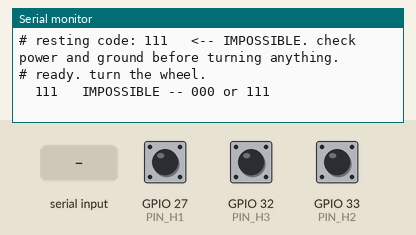
Bench run of a sketch on a simulated ESP32. On the bench: the last lines printed to the serial monitor. Inputs (shaded band) come from the test bench; at power-on: GPIO 27 (PIN_H1) HIGH, GPIO 32 (PIN_H3) HIGH, GPIO 33 (PIN_H2) HIGH.

Above: at 1.6 s.
1.7 s: GPIO 27 (PIN_H1) pulled LOW for 0.15 s
At 1.83 s:
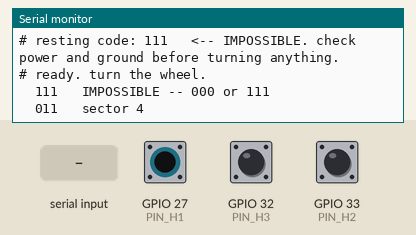
3.3 s: GPIO 32 (PIN_H3) pulled LOW for 0.15 s
At 3.43 s:
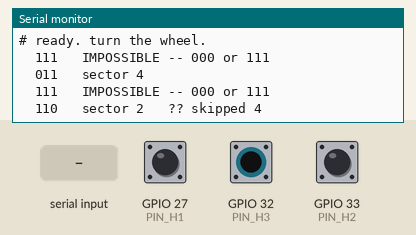
4.9 s: "r" received over Serial
At 5.9 s:
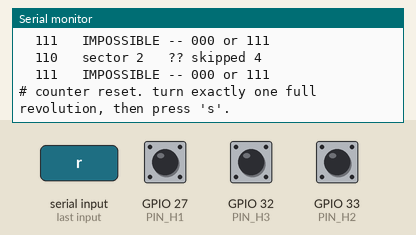
6.4 s: "s" received over Serial
At 7.5 s:
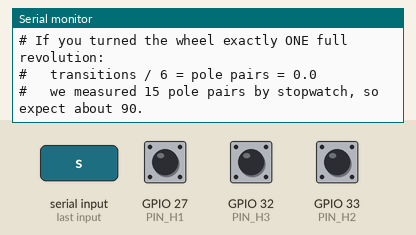
7.9 s: GPIO 33 (PIN_H2) pulled LOW for 0.15 s
At 9.0 s:
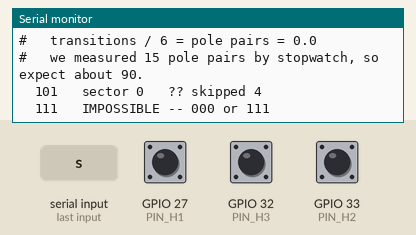
9.5 s: "s" received over Serial
At 10.0 s:
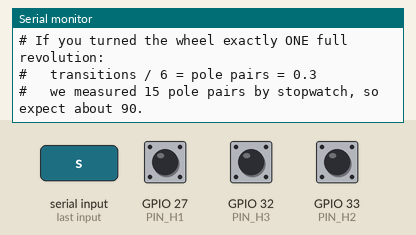

The sketch:

hall_probe.ino
```cpp
/*
  hall_probe.ino  —  read the motor's hall sensors directly, before the ESC sees them
  ESP32-WROOM-32

  WHY THIS EXISTS
  The three hall signal wires can be in any order -- VESC builds its own
  table during detection and sorts the sequence out. But 5V and GROUND have
  to be right, and getting those backwards kills hall sensors.

  So we identify the pinout here, on a board that costs twelve dollars,
  before the motor controller is anywhere near it.

  It also confirms three other things in the same two minutes:
    - that the sensors actually work
    - whether your motor uses 120-degree spacing (six codes) or 60
    - the pole count, independently, by counting state changes per turn

  --------------------------------------------------------------------------
  IDENTIFY THE POWER PAIR FIRST

  On hoverboard motors the convention is near-universal:
      RED    = sensor supply
      BLACK  = sensor ground
      three other colours = the three signals
      a sixth wire, if present = motor temperature (ignore it for now)

  Before connecting anything, measure resistance between your suspected red
  and black. You want a finite reading -- some hundreds of ohms to a few k.
  A dead short or a full open means you have the wrong pair, and you should
  stop and tell me what you measured.

  --------------------------------------------------------------------------
  WIRING

      motor RED    ->  ESP32 3V3        <- NOT 5V. see note below.
      motor BLACK  ->  ESP32 GND
      signal 1     ->  D27
      signal 2     ->  D33
      signal 3     ->  D32

  The signal order genuinely does not matter here. Whichever three wires you
  pick, this sketch shows you the pattern; the controller works out the rest
  later. Pick an order, write it on tape, keep it consistent.

  WHY 3.3 V AND NOT 5 V
  Hall ICs generally run happily from 3.3 V, and at 3.3 V their outputs
  cannot exceed what the ESP32's pins tolerate. Powering them at 5 V puts
  5 V logic into 3.3 V inputs, which the ESP32 will survive briefly and
  resent permanently.

  If the codes never change at 3.3 V, the sensors may genuinely need 5 V.
  Tell me before you try it -- the fix is three resistor dividers, not
  moving the wire.

  --------------------------------------------------------------------------
  SERIAL  115200     screen /dev/cu.usbserial-XXXX 115200   (quit: Ctrl-A k y)

  TURN THE WHEEL SLOWLY BY HAND. Each line is one state change.

  COMMANDS
    r    reset the transition counter
    s    summary -- transitions counted, and what they imply
    h    help
  --------------------------------------------------------------------------
*/

const int PIN_H1 = 27;
const int PIN_H2 = 33;
const int PIN_H3 = 32;

// The valid 120-degree sequence, in forward order. Index = position in the
// cycle; value = the three-bit code at that position.
// H1 is the top bit, H3 the bottom.
const uint8_t SEQ[6] = { 0b101, 0b100, 0b110, 0b010, 0b011, 0b001 };

int sectorOf(uint8_t code) {
  for (int i = 0; i < 6; i++) if (SEQ[i] == code) return i;
  return -1;                         // 000 or 111 -- impossible on a healthy sensor
}

uint8_t  lastCode   = 0xFF;
int      lastSector = -1;
long     transitions = 0;
long     fwd = 0, rev = 0, bad = 0;

uint8_t readCode() {
  return (digitalRead(PIN_H1) ? 4 : 0) |
         (digitalRead(PIN_H2) ? 2 : 0) |
         (digitalRead(PIN_H3) ? 1 : 0);
}

void printBits(uint8_t c) {
  Serial.print(c & 4 ? '1' : '0');
  Serial.print(c & 2 ? '1' : '0');
  Serial.print(c & 1 ? '1' : '0');
}

void summary() {
  Serial.println("# --- summary ---");
  Serial.print("# transitions : "); Serial.println(transitions);
  Serial.print("# forward     : "); Serial.println(fwd);
  Serial.print("# reverse     : "); Serial.println(rev);
  Serial.print("# impossible  : "); Serial.println(bad);
  if (bad > 0) {
    Serial.println("# 000 or 111 seen. A sensor is not reporting, or a wire is loose.");
  }
  Serial.println("#");
  Serial.println("# If you turned the wheel exactly ONE full revolution:");
  Serial.print("#   transitions / 6 = pole pairs = ");
  Serial.println(transitions / 6.0f, 1);
  Serial.println("#   we measured 15 pole pairs by stopwatch, so expect about 90.");
}

void help() {
  Serial.println("# r reset counter | s summary | h help");
  Serial.println("# turn the wheel SLOWLY. one line per state change.");
}

void setup() {
  Serial.begin(115200);
  delay(400);

  // Pull-ups on, in case these sensors have open-drain outputs.
  pinMode(PIN_H1, INPUT_PULLUP);
  pinMode(PIN_H2, INPUT_PULLUP);
  pinMode(PIN_H3, INPUT_PULLUP);

  Serial.println();
  Serial.println("=== hall_probe ===");
  Serial.println("# reads the motor's sensors directly. the ESC is not involved.");
  Serial.print("# H1 on D"); Serial.print(PIN_H1);
  Serial.print(", H2 on D");  Serial.print(PIN_H2);
  Serial.print(", H3 on D");  Serial.println(PIN_H3);
  help();

  uint8_t c = readCode();
  Serial.print("# resting code: "); printBits(c);
  if (sectorOf(c) < 0) {
    Serial.println("   <-- IMPOSSIBLE. check power and ground before turning anything.");
  } else {
    Serial.print("   sector "); Serial.println(sectorOf(c));
  }
  Serial.println("# ready. turn the wheel.");
}

void loop() {
  if (Serial.available()) {
    char c = Serial.read();
    if (c == 'r') {
      transitions = fwd = rev = bad = 0;
      Serial.println("# counter reset. turn exactly one full revolution, then press 's'.");
    }
    else if (c == 's') summary();
    else if (c == 'h') help();
  }

  uint8_t code = readCode();
  if (code != lastCode) {
    // crude debounce -- hall edges are clean but wire ends on a breadboard are not
    delay(2);
    if (readCode() != code) return;

    int sec = sectorOf(code);
    transitions++;

    Serial.print("  ");
    printBits(code);

    if (sec < 0) {
      bad++;
      Serial.println("   IMPOSSIBLE -- 000 or 111");
    } else {
      Serial.print("   sector ");
      Serial.print(sec);
      if (lastSector >= 0) {
        int d = (sec - lastSector + 6) % 6;
        if      (d == 1) { fwd++; Serial.print("   -->"); }
        else if (d == 5) { rev++; Serial.print("   <--"); }
        else             { Serial.print("   ?? skipped "); Serial.print(d); }
      }
      Serial.println();
      lastSector = sec;
    }
    lastCode = code;
  }

  delay(1);
}
```

Measured:
- after the input at 1.7 s, the serial monitor: prints a new line at once (image 1)
- after the input at 3.3 s, the serial monitor: prints a new line at once (image 2)
- after the input at 4.9 s, the serial monitor: prints a new line at once (image 3)
- after the input at 6.4 s, the serial monitor: prints a new line at once (image 4)
- after the input at 7.9 s, the serial monitor: prints a new line at once (image 5)
- after the input at 9.5 s, the serial monitor: prints a new line at once (image 6)
